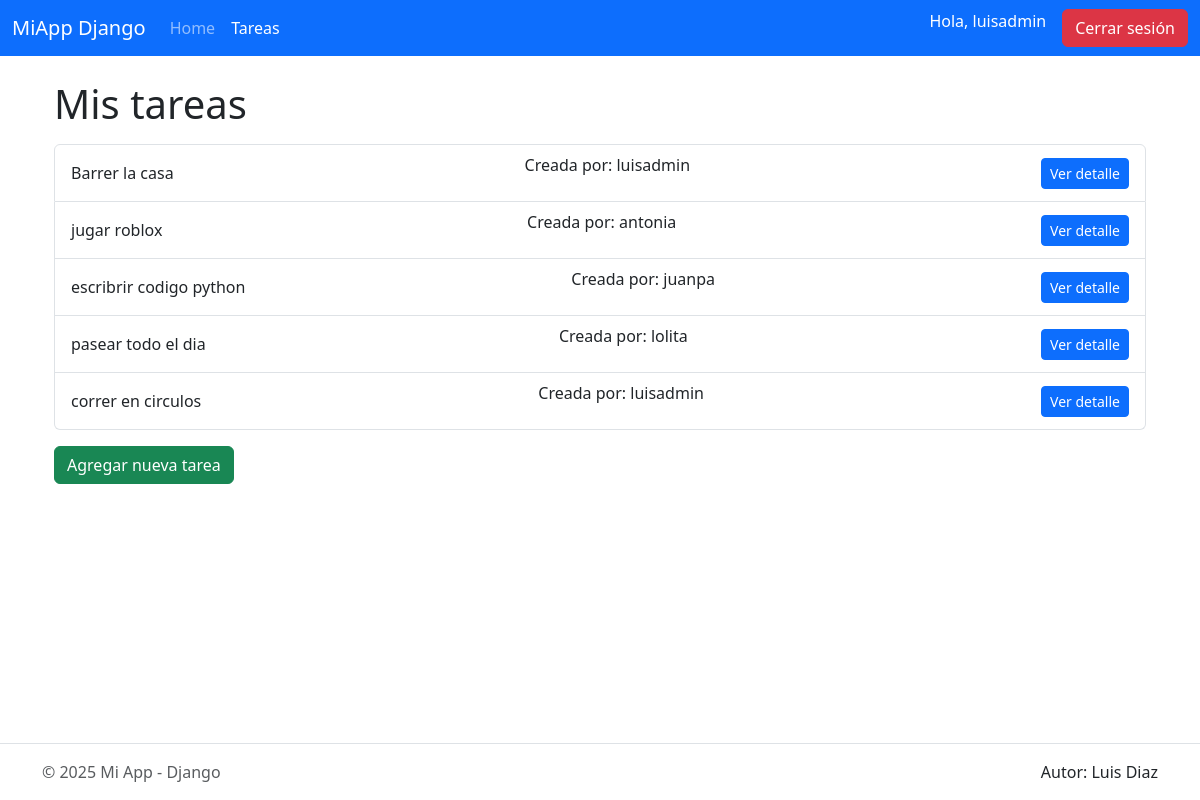
Page /gestorapp/tareas/ (signed in) on the earlier database version.
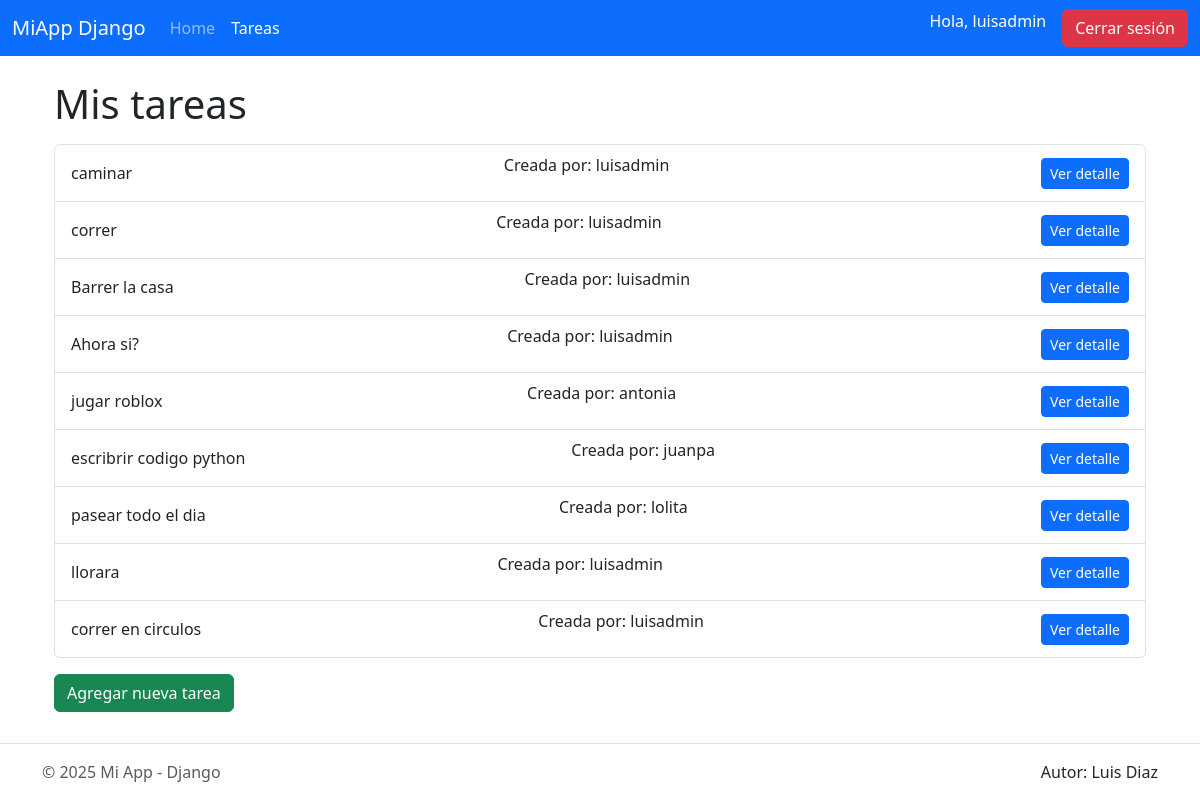
Same page on the later database version.
### GestorApp/models.py (models this page shows, shortened)
class Tarea(models.Model):
    titulo = models.CharField("Título", max_length=150)
    descripcion = models.TextField("Descripción", blank=True, null=True)
    fecha_limite = models.DateField("Fecha límite", null=True, blank=True)
    completada = models.BooleanField("Completada", default=False)
    usuario = models.ForeignKey(User, on_delete=models.CASCADE, related_name='tareas')
    creado_en = models.DateTimeField("Creado en", auto_now_add=True)
    actualizado_en = models.DateTimeField("Actualizado en", auto_now=True)
    class Meta:
        ordering = ['completada', 'fecha_limite', '-creado_en']
        verbose_name = "Tarea"
        verbose_name_plural = "Tareas"

### GestorApp/views.py (the view)
# urls.py: path('tareas/', ListaTareas.as_view(), name='tareas'),
class ListaTareas(LoginRequiredMixin, ListView):
    model = Tarea
    template_name = 'tareas.html'
    context_object_name = 'tareas'
    login_url = 'login'

### GestorApp/templates/tareas.html (shortened to what this page needs)
{% extends 'base.html' %}
{% block content %}
<div class="container-fluid">
    <h1>Mis tareas</h1>
       <ul class="list-group mt-3">
    {% for tarea in object_list %}
        <li class="list-group-item d-flex justify-content-between align-items-center">
            {{ tarea.titulo }}
            <p>Creada por: {{ tarea.usuario.username }}</p>
            <a href="{% url 'detalle_tarea' tarea.pk %}" class="btn btn-sm btn-primary">Ver detalle</a>
        </li>
    {% empty %}
        <li class="list-group-item text-muted">No tienes ninguna tarea</li>
    {% endfor %}
</ul>
        <div class="col-md-4">
        <a href="{% url 'agregar_tarea' %}" class="btn btn-success mt-3">Agregar nueva tarea</a>
        </div>
</div>
{% endblock %}

### GestorApp/templates/base.html (shortened to what this page needs)
<!DOCTYPE html>
<html lang="en">
<head>
    {% load static %}
    <link href="https://cdn.jsdelivr.net/npm/bootstrap@5.3.8/dist/css/bootstrap.min.css" rel="stylesheet">
    <link rel="stylesheet" href="{% static 'GestorApp/css/style.css' %}">
</head>
<body>
    <nav class="navbar navbar-expand-lg bg-primary navbar-dark">
        <div class="container-fluid">
            <a class="navbar-brand" href="#">MiApp Django</a>
            <div class="collapse navbar-collapse" id="navbarNav">
                <ul class="navbar-nav me-auto">
                    <li class="nav-item">
                        <a class="nav-link {% if request.resolver_match.url_name == 'home' %}active{% endif %}" href="{% url 'home' %}">
                            Home
                        </a>
                    </li>
                    {% if user.is_authenticated %}
                    <li class="nav-item">
                        <a class="nav-link {% if request.resolver_match.url_name == 'tareas' %}active{% endif %}" href="{% url 'tareas' %}">
                            Tareas
                        </a>
                    </li>
                    {% endif %}
                </ul>
                <ul class="navbar-nav ms-auto">
                    {% if user.is_authenticated %}
                    <li class="nav-item">
                        <span class="navbar-text text-white me-2">Hola, {{ user.username }}</span>
                    </li>
                    <li class="nav-item">
                        <a class="btn btn-danger ms-2" href="{% url 'logout' %}">Cerrar sesión</a>
                    </li>
                    {% endif %}
                </ul>
            </div>
        </div>
    </nav>
    <main class="container my-4 flex-fill">
        {% block content %}
        {% endblock %}
    </main>
    <footer class="border-top py-3 mt-auto">
        <div class="container d-flex flex-wrap justify-content-between align-items-center">
            <div class="col-md-4 d-flex align-items-center">
                <span class="mb-3 mb-md-0 text-body-secondary">© 2025 Mi App - Django</span>
            </div>
            <ul class="nav col-md-4 justify-content-end list-unstyled d-flex">
                <li>Autor: Luis Diaz</li>
            </ul>
        </div>
    </footer>
</body>
</html>

### GestorApp/static/GestorApp/css/style.css (style rules this page uses)
html, body { height: 100%; margin: 0; }
body { display: flex; flex-direction: column; min-height: 100vh; }
main { flex: 1; }

Differences in the rows shown:
added Tarea: titulo "caminar", usuario.username "luisadmin"
added Tarea: titulo "correr", usuario.username "luisadmin"
added Tarea: titulo "Ahora si?", usuario.username "luisadmin"
added Tarea: titulo "llorara", usuario.username "luisadmin"
